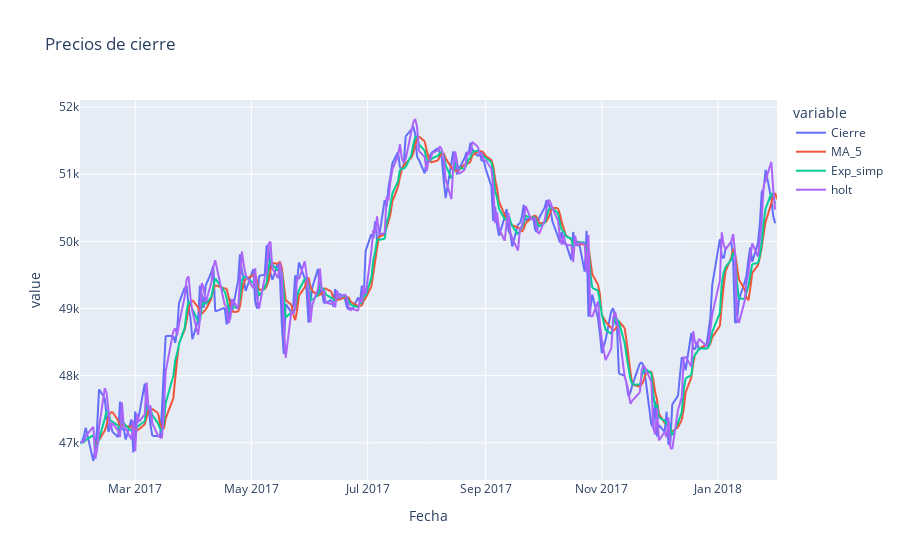

Here is the notebook cell this chart was saved with:
### Code cell
fig = px.line(cierre, x = "Fecha", y = ["Cierre",'MA_5', 'Exp_simp', 'holt'], title = 'Precios de cierre')
fig.show()

### Figure 1 — Plotly figure (JSON) as saved in the notebook; plotly's stock layout.template omitted (floating-point values rounded to 4 significant figures; data arrays with more than 128 entries replaced by an {"elided": "..."} marker saying what was removed)
{"data": [{"hovertemplate": "variable=Cierre<br>Fecha=%{x}<br>value=%{y}<extra></extra>", "legendgroup": "Cierre", "line": {"color": "#636efa", "dash": "solid"}, "marker": {"symbol": "circle"}, "mode": "lines", "name": "Cierre", "showlegend": true, "type": "scattergl", "x": {"elided": "253 str values"}, "xaxis": "x", "y": {"elided": "253 float values"}, "yaxis": "y"}, {"hovertemplate": "variable=MA_5<br>Fecha=%{x}<br>value=%{y}<extra></extra>", "legendgroup": "MA_5", "line": {"color": "#EF553B", "dash": "solid"}, "marker": {"symbol": "circle"}, "mode": "lines", "name": "MA_5", "showlegend": true, "type": "scattergl", "x": {"elided": "253 str values"}, "xaxis": "x", "y": {"elided": "253 float values"}, "yaxis": "y"}, {"hovertemplate": "variable=Exp_simp<br>Fecha=%{x}<br>value=%{y}<extra></extra>", "legendgroup": "Exp_simp", "line": {"color": "#00cc96", "dash": "solid"}, "marker": {"symbol": "circle"}, "mode": "lines", "name": "Exp_simp", "showlegend": true, "type": "scattergl", "x": {"elided": "253 str values"}, "xaxis": "x", "y": {"elided": "253 float values"}, "yaxis": "y"}, {"hovertemplate": "variable=holt<br>Fecha=%{x}<br>value=%{y}<extra></extra>", "legendgroup": "holt", "line": {"color": "#ab63fa", "dash": "solid"}, "marker": {"symbol": "circle"}, "mode": "lines", "name": "holt", "showlegend": true, "type": "scattergl", "x": {"elided": "253 str values"}, "xaxis": "x", "y": {"elided": "253 float values"}, "yaxis": "y"}], "layout": {"autosize": true, "legend": {"title": {"text": "variable"}, "tracegroupgap": 0}, "title": {"text": "Precios de cierre"}, "xaxis": {"anchor": "y", "autorange": true, "domain": [0, 1], "range": ["2017-01-31", "2018-02-01"], "title": {"text": "Fecha"}, "type": "date"}, "yaxis": {"anchor": "x", "autorange": true, "domain": [0, 1], "range": [46450.0, 52110.0], "title": {"text": "value"}, "type": "linear"}}}
